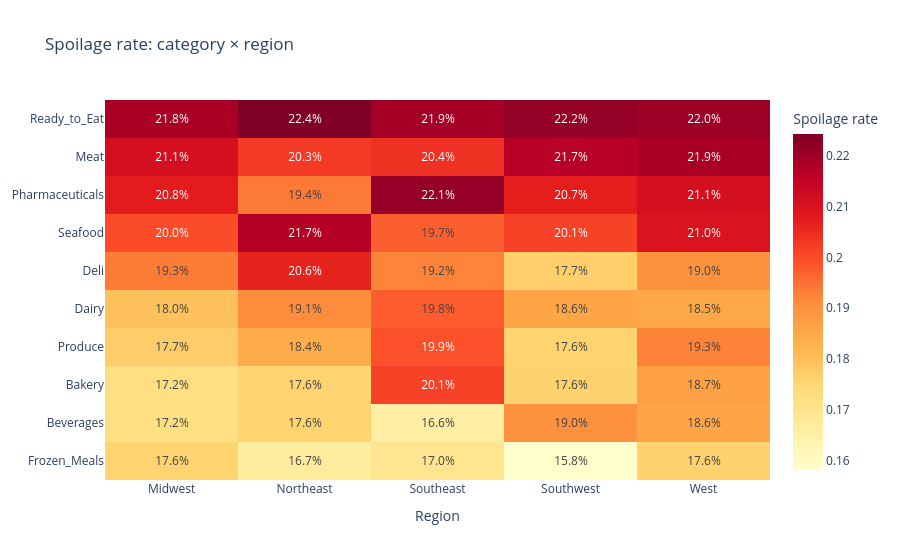

Notebook code cell kept with this figure:
### Markdown cell above
## 9. Category × region

Region barely changes the spoilage rate in any category (region: Cramér's V = 0.007, p = 0.36). The map is nearly uniform within each row.

### Code cell
heat = df.pivot_table(index="category", columns="region", values="was_spoiled", aggfunc="mean").loc[cat_order[::-1]]

# check: region is not a meaningful driver (report: V = 0.007)
from scipy import stats
table = pd.crosstab(df["region"], df["was_spoiled"])
chi2 = stats.chi2_contingency(table)[0]
assert round(np.sqrt(chi2 / (table.values.sum() * (min(table.shape) - 1))), 3) == 0.007

fig = px.imshow(heat, text_auto=".1%", aspect="auto", color_continuous_scale="YlOrRd",
                labels={"color": "Spoilage rate", "x": "Region", "y": ""},
                title="Spoilage rate: category × region")
show_and_save(fig, "08_category_region_heatmap")

### Figure 1 — Plotly figure (JSON) as saved in the notebook; plotly's stock layout.template omitted (floating-point values rounded to 4 significant figures)
{"data": [{"coloraxis": "coloraxis", "hovertemplate": "Region: %{x}<br>y: %{y}<br>Spoilage rate: %{z}<extra></extra>", "name": "0", "texttemplate": "%{z:.1%}", "type": "heatmap", "x": ["Midwest", "Northeast", "Southeast", "Southwest", "West"], "xaxis": "x", "y": ["Ready_to_Eat", "Meat", "Pharmaceuticals", "Seafood", "Deli", "Dairy", "Produce", "Bakery", "Beverages", "Frozen_Meals"], "yaxis": "y", "z": [[0.2185, 0.2243, 0.2191, 0.2215, 0.2202], [0.2111, 0.2027, 0.2041, 0.2165, 0.2186], [0.2077, 0.1938, 0.2213, 0.2071, 0.2111], [0.2, 0.2172, 0.1973, 0.2014, 0.2097], [0.1934, 0.2063, 0.1925, 0.1769, 0.19], [0.1799, 0.1913, 0.1977, 0.186, 0.1854], [0.1775, 0.184, 0.1992, 0.1757, 0.1926], [0.1724, 0.1758, 0.2014, 0.1762, 0.1869], [0.1723, 0.176, 0.1657, 0.1902, 0.1856], [0.1757, 0.167, 0.1698, 0.1581, 0.176]]}], "layout": {"coloraxis": {"colorbar": {"title": {"text": "Spoilage rate"}}, "colorscale": [[0.0, "rgb(255,255,204)"], [0.125, "rgb(255,237,160)"], [0.25, "rgb(254,217,118)"], [0.375, "rgb(254,178,76)"], [0.5, "rgb(253,141,60)"], [0.625, "rgb(252,78,42)"], [0.75, "rgb(227,26,28)"], [0.875, "rgb(189,0,38)"], [1.0, "rgb(128,0,38)"]]}, "title": {"text": "Spoilage rate: category × region"}, "xaxis": {"anchor": "y", "domain": [0.0, 1.0], "title": {"text": "Region"}}, "yaxis": {"anchor": "x", "autorange": "reversed", "domain": [0.0, 1.0]}}}
